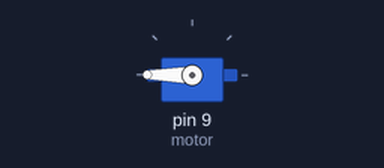
Simulated run of this sketch. Board: Arduino Uno, built with avr-gcc and run on an emulated ATmega328P. Parts: servo. What the sketch prints to the serial monitor is not drawn.

Above: at 0.05 s.
Timing chart, 0 to 4.6 s (numbered marks = the images above):
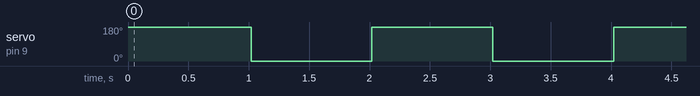

Measured:
- by itself, servo on pin 9 (motor): alternates 180° for 1.0 s and 0° for 1.0 s

The sketch:

sketch_mar08d.ino
```cpp
#include<Servo.h>

Servo motor;

void setup() {
  delay(10);
Serial.begin(115200);
  motor.attach(9);
  delay(10);
}
void loop() {

  motor.write(180);
  Serial.println(motor.read());
  delay(1000);
  motor.write(0);
  Serial.println(motor.read());
  delay(1000);

}
```
